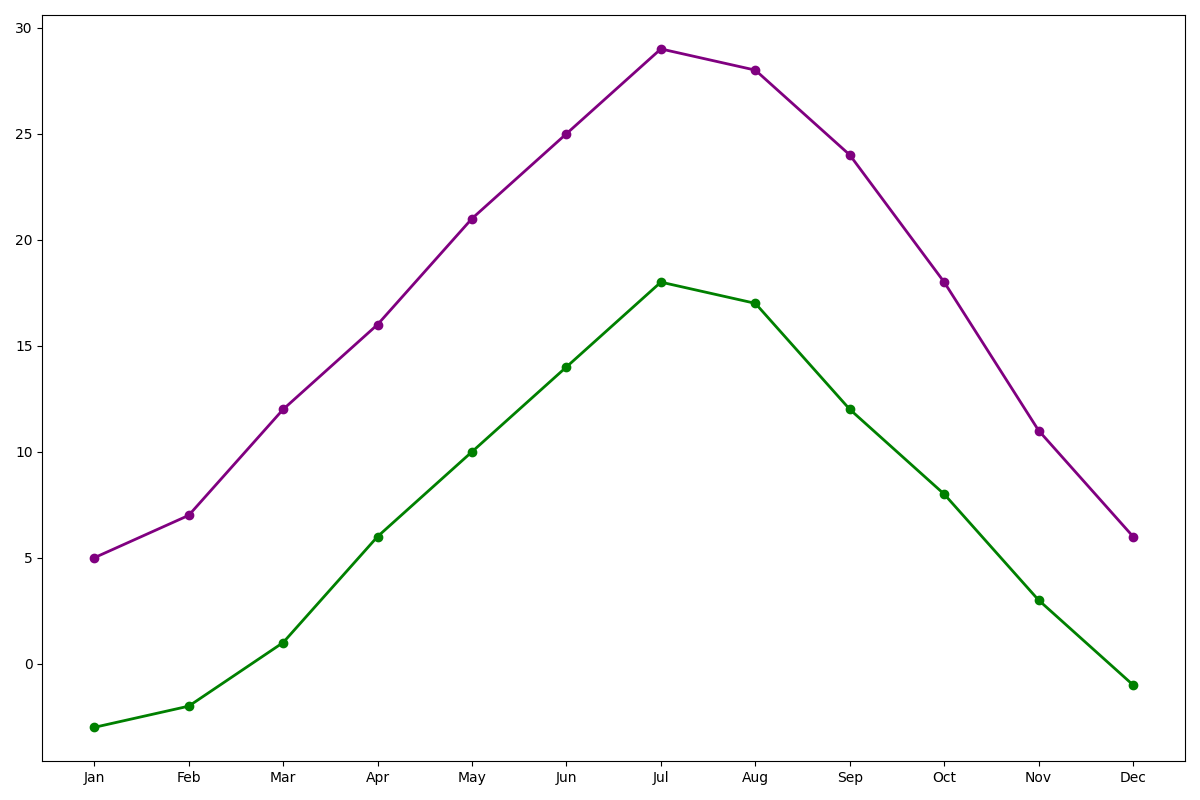

The Python source for this figure:
import matplotlib.pyplot as plt
import numpy as np

months = np.array(["Jan", "Feb", "Mar", "Apr", "May", "Jun", "Jul", "Aug", "Sep", "Oct", "Nov", "Dec"])

max_temp_2022 = np.array([5, 7, 12, 16, 21, 25, 29, 28, 24, 18, 11, 6])
min_temp_2022 = np.array([-3, -2, 1, 6, 10, 14, 18, 17, 12, 8, 3, -1])

fig, ax = plt.subplots(figsize=(12, 8))

ax.plot(months, max_temp_2022, color='purple', marker='o', linestyle='-', linewidth=2)
ax.plot(months, min_temp_2022, color='green', marker='o', linestyle='-', linewidth=2)

plt.tight_layout()
plt.show()
